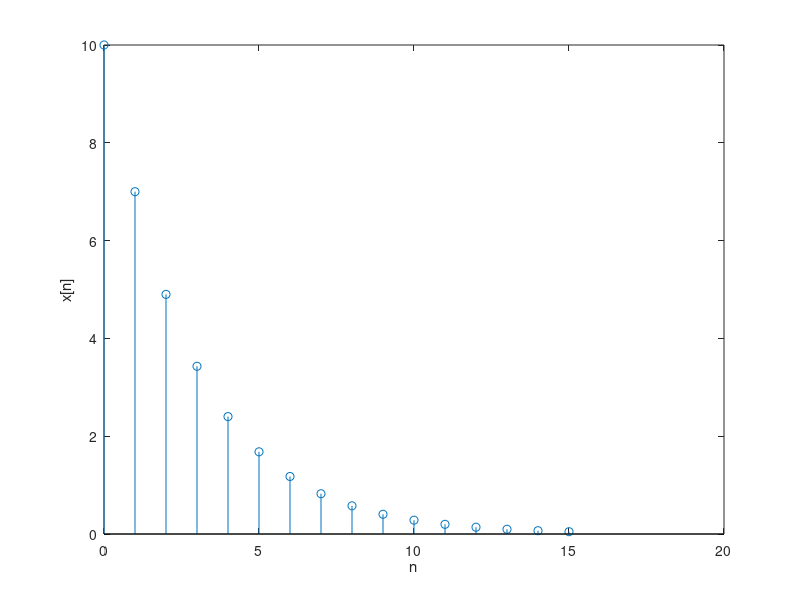
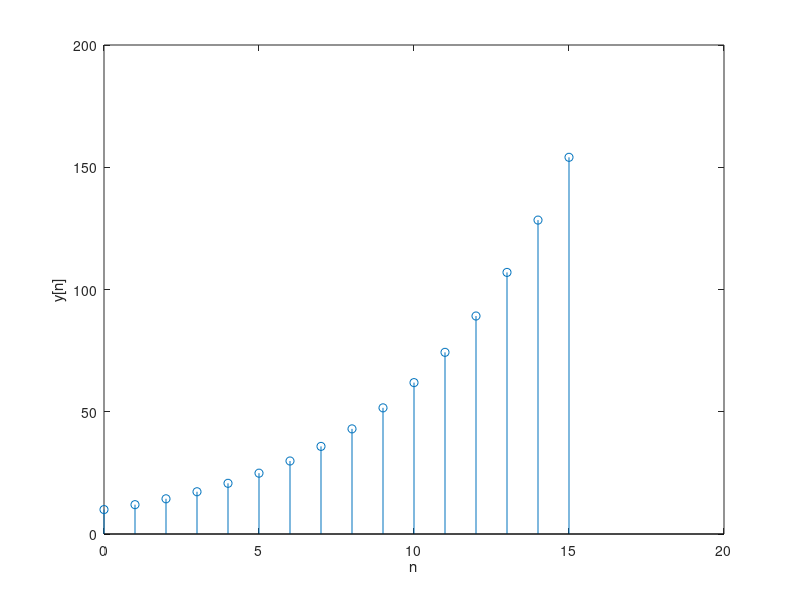

MATLAB code to generate these figures, in order:
n = 0:1:15;

figure(1);
x = 10 * (0.7) .^n;
stem(n, x);
xlabel('n');
ylabel('x[n]');

figure(2);
y = 10 * (1.2) .^n;
stem(n, y);
xlabel('n');
ylabel('y[n]');
